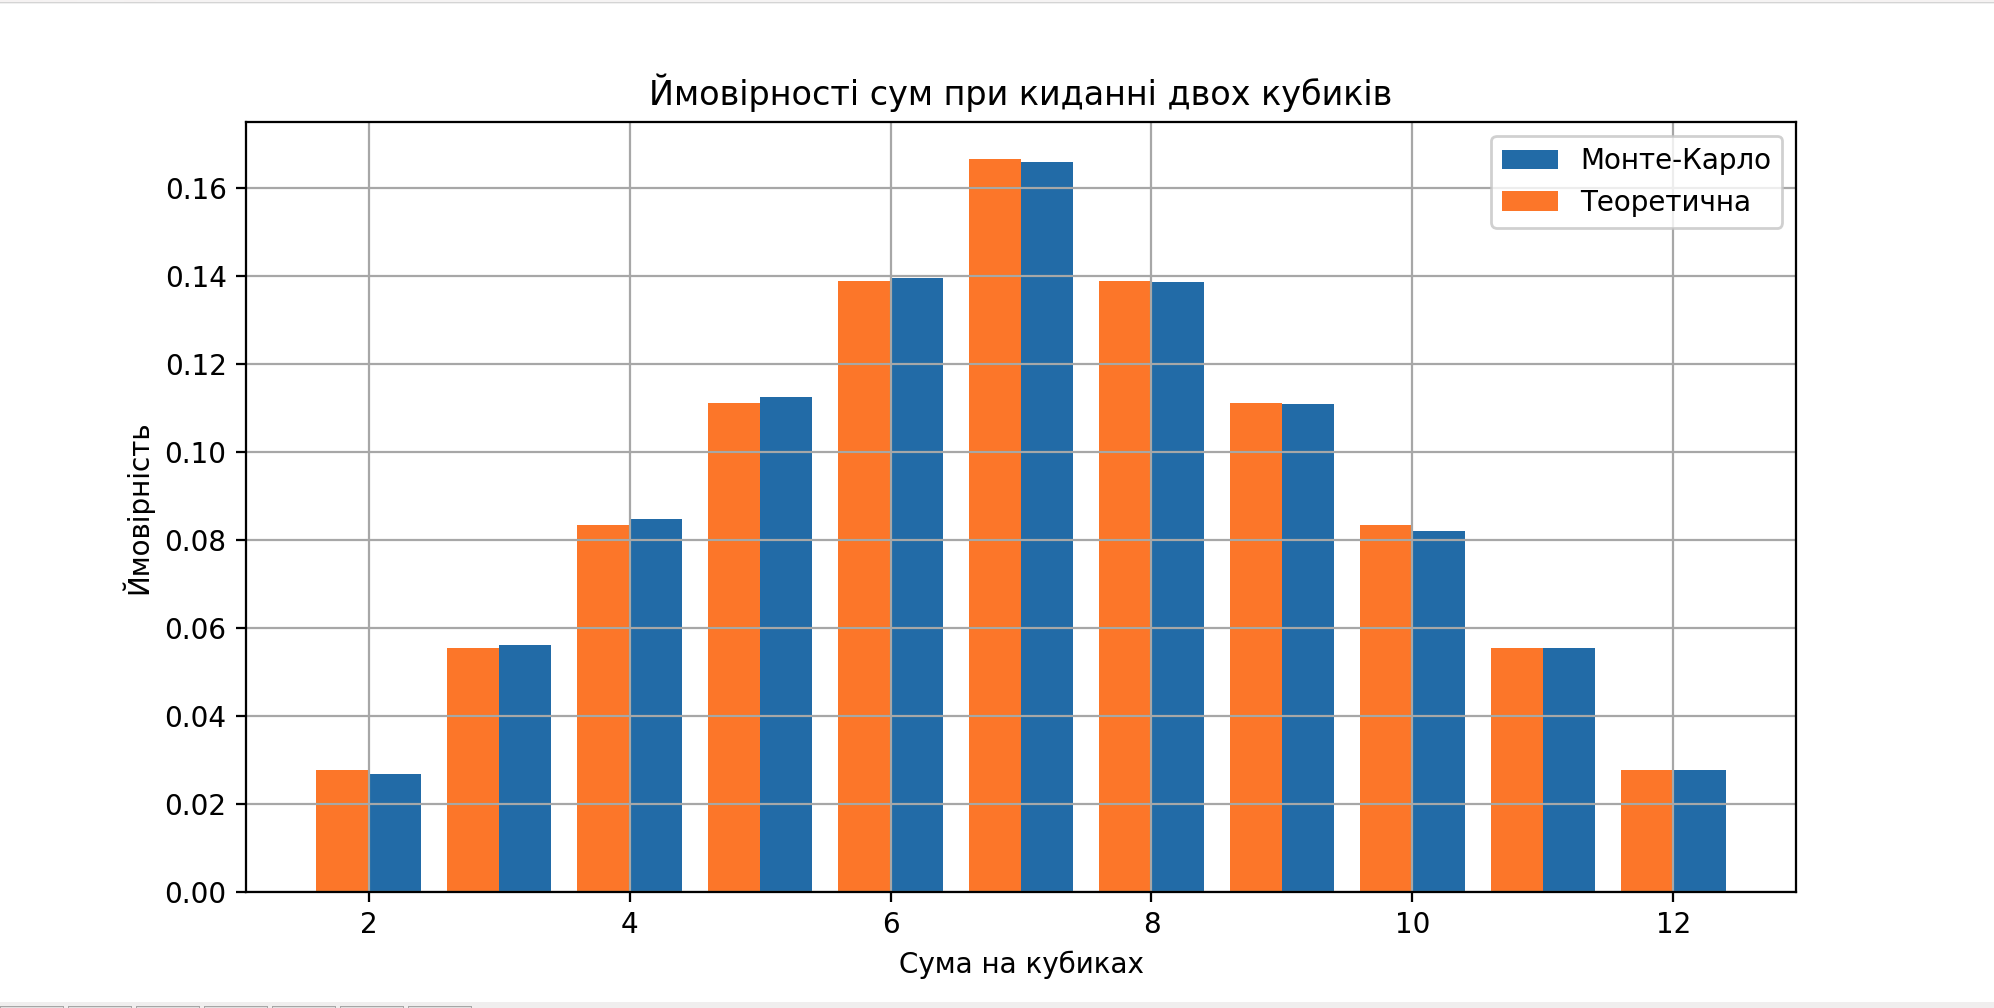

Reproduce this figure in Python.
import random
import matplotlib.pyplot as plt

n_simulations = 100000

sum_counts = {i: 0 for i in range(2, 13)}

for _ in range(n_simulations):
    dice_sum = random.randint(1, 6) + random.randint(1, 6)
    sum_counts[dice_sum] += 1

sum_probabilities = {s: count / n_simulations for s, count in sum_counts.items()}

theoretical_probabilities = {
    2: 1/36, 3: 2/36, 4: 3/36, 5: 4/36, 6: 5/36,
    7: 6/36, 8: 5/36, 9: 4/36, 10: 3/36, 11: 2/36, 12: 1/36
}

sums = list(sum_probabilities.keys())
experimental = [sum_probabilities[s] for s in sums]
theoretical = [theoretical_probabilities[s] for s in sums]

plt.figure(figsize=(10, 5))
plt.bar(sums, experimental, width=0.4, label='Монте-Карло', align='edge')
plt.bar(sums, theoretical, width=-0.4, label='Теоретична', align='edge')
plt.xlabel('Сума на кубиках')
plt.ylabel('Ймовірність')
plt.title('Ймовірності сум при киданні двох кубиків')
plt.legend()
plt.grid(True)
plt.show()
